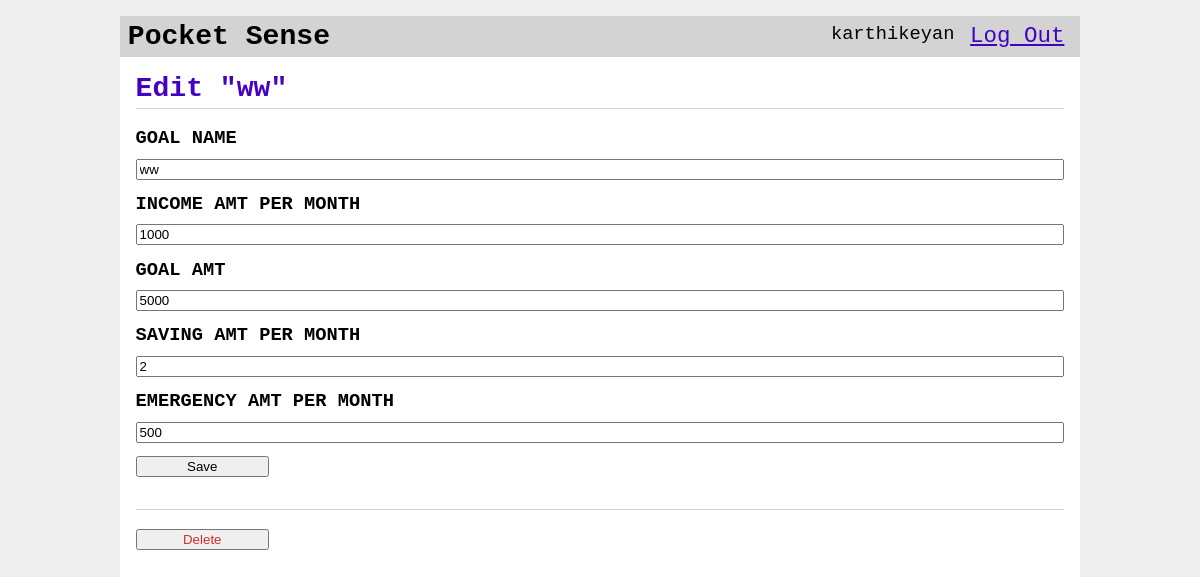
The page /goal/3/update (signed in) on the database its author committed.
### tables this page shows
CREATE TABLE child(
	child_id INTEGER PRIMARY KEY AUTOINCREMENT,
	child_username TEXT UNIQUE NOT NULL,
	parent_email TEXT UNIQUE NOT NULL,
	child_password TEXT NOT NULL
);

CREATE TABLE goal(
	goal_id INTEGER PRIMARY KEY AUTOINCREMENT,
	author_id INTEGER NOT NULL,
	
	goal_name TEXT UNIQUE NOT NULL,
	income_amt INTEGER NOT NULL,
	goal_amt INTEGER NOT NULL,
	saving_amt INTEGER NOT NULL,
	emergency_amt INTEGER NOT NULL,
	
	bonus INTEGER NOT NULL,
    time_left INTEGER NOT NULL,
	personal_amt INTEGER NOT NULL,
	counter INTEGER,

	created TIMESTAMP NOT NULL DEFAULT CURRENT_TIMESTAMP,

	FOREIGN KEY (author_id) REFERENCES child (child_id)
);

### fin/goal.py (the view, shortened to what this page needs)
@bp.route('/<int:goal_id>/update', methods=('GET', 'POST'))
@child_login_required
def update(goal_id):
    goals = get_goal(goal_id)
    return render_template('goal/update.html', goals=goals)

### fin/auth.py (called while the page is built)
@bp.before_app_request
def load_logged_in_parent():
    parent_id = session.get('parent_id')
    if parent_id is None:
        g.parent = None
    else:
        g.parent = get_db().execute(
            'SELECT * FROM parent WHERE parent_id = ?', (parent_id,)
        ).fetchone()

@bp.before_app_request
def load_logged_in_child():
    child_id = session.get('child_id')
    if child_id is None:
        g.child = None
    else:
        g.child = get_db().execute(
            'SELECT * FROM child WHERE child_id = ?', (child_id,)
        ).fetchone()

def child_login_required(view):
    @functools.wraps(view)
    def wrapped_view(**kwargs):
        if g.child is None:
            return redirect(url_for('auth.child_login'))
        return view(**kwargs)
    return wrapped_view

### fin/db.py (called while the page is built)
def get_db():
	if 'db' not in g:
		g.db = sqlite3.connect( current_app.config['DATABASE'] , detect_types=sqlite3.PARSE_DECLTYPES)
		g.db.row_factory = sqlite3.Row
	return g.db

### fin/goal.py (called while the page is built)
def get_goal(goal_id , check_author = True ):
    goals = get_db().execute(
        'SELECT go.goal_id, income_amt , goal_amt , saving_amt , emergency_amt , author_id , goal_name , child_username , time_left ,personal_amt, created'
        ' FROM goal go JOIN child c ON go.author_id = c.child_id'
        ' WHERE go.goal_id = ?',
        (goal_id, )
    ).fetchone()
    if goals is None:
        abort(404, "Goal id {0} doesn't exist.".format(goal_id))
    if check_author and goals['author_id'] != g.child['child_id']:
        abort(403)
    return goals

### fin/templates/goal/update.html
{% extends 'child_base.html' %}
{% block header %}
  <h1>{% block title %}Edit "{{ goals['goal_name'] }}"{% endblock %}</h1>
{% endblock %}
{% block content %}
  <form method="post">
    <label for="goal_name">GOAL NAME </label>
    <input name="goal_name" id="goal_name" value="{{ request.form['goal_name'] or goals['goal_name'] }}" required>
    <label for="income_amt">INCOME AMT PER MONTH</label>
    <input name="income_amt" id="income_amt" value = "{{ request.form['income_amt'] or goals['income_amt'] }}" required>
    <label for="goal_amt">GOAL AMT</label>
    <input name="goal_amt" id="goal_amt" value =  "{{ request.form['goal_amt'] or goals['goal_amt'] }}" required>
    <label for="saving_amt">SAVING AMT PER MONTH</label>
    <input name="saving_amt" id="saving_amt" value = "{{ request.form['saving_amt'] or goals['saving_amt'] }}" required>
    <label for="emergency_amt">EMERGENCY AMT PER MONTH</label>
    <input name="emergency_amt" id="emergency_amt" value = "{{ request.form['emergency_amt'] or goals['emergency_amt'] }}" required>
    <input type="submit" value="Save">
    </form>
    <hr>
    <form action="{{ url_for('goal.delete', goal_id=goals['goal_id']) }}" method="post">
        <input class="danger" type="submit" value="Delete" onclick="return confirm('Are you sure?');">
    </form>
  {% endblock %}

### fin/templates/child_base.html (shortened to what this page needs)
<!doctype html>
<link rel="stylesheet" href="{{ url_for('static', filename='main.css') }}">
<nav>
  <h1 style="color:Black">Pocket Sense</h1>
  <ul>
    {% if g.child %}
      <li><span>{{ g.child['child_username'] }}</span>
      <li><a href="{{ url_for('auth.child_logout') }}">Log Out</a>
    {% else %}
      <li><a href="{{ url_for('auth.child_register') }}">Register</a>
      <li><a href="{{ url_for('auth.child_login') }}">Log In</a>
      <li><a href="{{ url_for('auth.child_email_required') }}">Forget Password</a>
    {% endif %}
  </ul>
</nav>
<section class="content">
  <header>
    {% block header %}{% endblock %}
  </header>
  {% block content %}{% endblock %}
</section>

### fin/static/main.css (style rules this page uses)
h1 { font-family: monospace; color: #4401c2; margin: 1rem 0; }
a { color: #4401c2; font-size: 120%; }
hr { border: none; border-top: 1px solid lightgray; }
nav { background: lightgray; display: flex; align-items: center; padding: 0 0.5rem; }
nav h1 { flex: auto; margin: 0; }
nav ul { display: flex; list-style: none; margin: 0; padding: 0; }
nav ul li a, nav ul li span, header .action { display: block; padding: 0.5rem; }
.content { padding: 0 1rem 1rem; }
.content > header { border-bottom: 1px solid lightgray; display: flex; align-items: flex-end; }
.content > header h1 { flex: auto; margin: 1rem 0 0.25rem 0; }
.content:last-child { margin-bottom: 0; }
.content form { margin: 1em 0; display: flex; flex-direction: column; }
.content label { font-weight: bold; margin-bottom: 0.5em; }
.content input, .content textarea { margin-bottom: 1em; }
input.danger { color: #cc2f2e; }
input[type=submit] { align-self: start; min-width: 10em; }

### rows shown on the page
child: child.child_username "karthikeyan"
goal: goal_name "ww", income_amt "1000", goal_amt "5000", saving_amt "2", emergency_amt "500"
